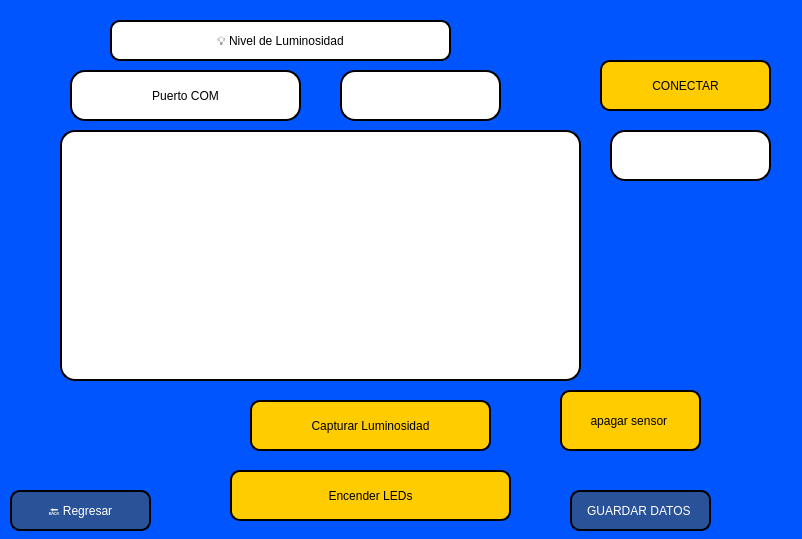
<?xml version="1.0" encoding="UTF-8"?>
<ui version="4.0">
 <class>widget</class>
 <widget class="QWidget" name="widget">
  <property name="geometry">
   <rect>
    <x>0</x>
    <y>0</y>
    <width>802</width>
    <height>539</height>
   </rect>
  </property>
  <property name="windowTitle">
   <string>Focos - Don Paco's</string>
  </property>
  <property name="styleSheet">
   <string notr="true">background-color: rgb(0, 85, 255);</string>
  </property>
  <widget class="QLabel" name="label_focos_titulo">
   <property name="geometry">
    <rect>
     <x>110</x>
     <y>20</y>
     <width>341</width>
     <height>41</height>
    </rect>
   </property>
   <property name="styleSheet">
    <string notr="true">background-color: white;
font: bold 14pt &quot;Arial&quot;;
border: 2px solid black;
border-radius: 10px;</string>
   </property>
   <property name="text">
    <string>💡 Nivel de Luminosidad</string>
   </property>
   <property name="alignment">
    <set>Qt::AlignCenter</set>
   </property>
  </widget>
  <widget class="QLabel" name="puerto_com">
   <property name="geometry">
    <rect>
     <x>70</x>
     <y>70</y>
     <width>231</width>
     <height>51</height>
    </rect>
   </property>
   <property name="styleSheet">
    <string notr="true">background-color: white;
font: bold 20pt &quot;Arial&quot;;
border: 2px solid black;
border-radius: 15px;
color: black;</string>
   </property>
   <property name="text">
    <string>Puerto COM</string>
   </property>
   <property name="alignment">
    <set>Qt::AlignCenter</set>
   </property>
  </widget>
  <widget class="QPushButton" name="btn_focos">
   <property name="geometry">
    <rect>
     <x>230</x>
     <y>470</y>
     <width>281</width>
     <height>51</height>
    </rect>
   </property>
   <property name="styleSheet">
    <string notr="true">background-color: #ffcc00;
color: black;
font: bold 12pt &quot;Arial&quot;;
border: 2px solid black;
border-radius: 10px;</string>
   </property>
   <property name="text">
    <string>Encender LEDs</string>
   </property>
  </widget>
  <widget class="QPushButton" name="btn_regresar">
   <property name="geometry">
    <rect>
     <x>10</x>
     <y>490</y>
     <width>141</width>
     <height>41</height>
    </rect>
   </property>
   <property name="styleSheet">
    <string notr="true">background-color: #2a5298;
color: white;
font: 10pt &quot;Arial&quot;;
border-radius: 10px;
border: 2px solid black;</string>
   </property>
   <property name="text">
    <string>🔙 Regresar</string>
   </property>
  </widget>
  <widget class="QPushButton" name="btn_capturar_luz">
   <property name="geometry">
    <rect>
     <x>250</x>
     <y>400</y>
     <width>241</width>
     <height>51</height>
    </rect>
   </property>
   <property name="styleSheet">
    <string notr="true">background-color: #ffcc00;
color: black;
font: bold 12pt &quot;Arial&quot;;
border: 2px solid black;
border-radius: 10px;</string>
   </property>
   <property name="text">
    <string>Capturar Luminosidad</string>
   </property>
  </widget>
  <widget class="QPushButton" name="btn_guardar">
   <property name="geometry">
    <rect>
     <x>570</x>
     <y>490</y>
     <width>141</width>
     <height>41</height>
    </rect>
   </property>
   <property name="styleSheet">
    <string notr="true">background-color: #2a5298;
color: white;
font: 10pt &quot;Arial&quot;;
border-radius: 10px;
border: 2px solid black;</string>
   </property>
   <property name="text">
    <string>GUARDAR DATOS </string>
   </property>
  </widget>
  <widget class="QListWidget" name="listLuminosidad">
   <property name="geometry">
    <rect>
     <x>60</x>
     <y>130</y>
     <width>521</width>
     <height>251</height>
    </rect>
   </property>
   <property name="styleSheet">
    <string notr="true">background-color: white;
font: bold 24pt &quot;Arial&quot;;
border: 2px solid black;
border-radius: 15px;
color: black;</string>
   </property>
  </widget>
  <widget class="QLineEdit" name="com">
   <property name="geometry">
    <rect>
     <x>340</x>
     <y>70</y>
     <width>161</width>
     <height>51</height>
    </rect>
   </property>
   <property name="styleSheet">
    <string notr="true">background-color: white;
font: bold 20pt &quot;Arial&quot;;
border: 2px solid black;
border-radius: 15px;
color: black;</string>
   </property>
  </widget>
  <widget class="QPushButton" name="btn_conectar">
   <property name="geometry">
    <rect>
     <x>600</x>
     <y>60</y>
     <width>171</width>
     <height>51</height>
    </rect>
   </property>
   <property name="styleSheet">
    <string notr="true">background-color: #ffcc00;
color: black;
font: bold 12pt &quot;Arial&quot;;
border: 2px solid black;
border-radius: 10px;</string>
   </property>
   <property name="text">
    <string>CONECTAR</string>
   </property>
  </widget>
  <widget class="QLineEdit" name="txt_estado">
   <property name="geometry">
    <rect>
     <x>610</x>
     <y>130</y>
     <width>161</width>
     <height>51</height>
    </rect>
   </property>
   <property name="styleSheet">
    <string notr="true">background-color: white;
font: bold 12pt &quot;Arial&quot;;
border: 2px solid black;
border-radius: 15px;
color: black;</string>
   </property>
  </widget>
  <widget class="QPushButton" name="btn_capturar_luz_2">
   <property name="geometry">
    <rect>
     <x>560</x>
     <y>390</y>
     <width>141</width>
     <height>61</height>
    </rect>
   </property>
   <property name="styleSheet">
    <string notr="true">background-color: #ffcc00;
color: black;
font: bold 12pt &quot;Arial&quot;;
border: 2px solid black;
border-radius: 10px;</string>
   </property>
   <property name="text">
    <string>apagar sensor </string>
   </property>
  </widget>
 </widget>
 <resources/>
 <connections/>
</ui>
